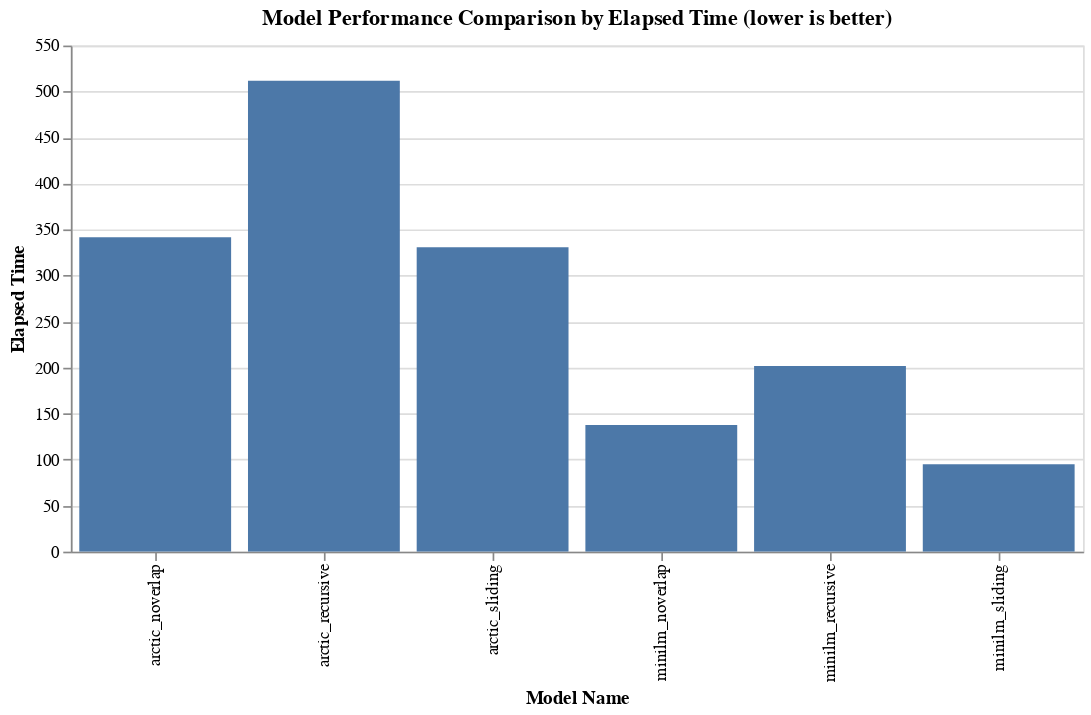

The notebook cell this image was saved under:
### Code cell
# Create the bar plot
plot = benchmark_data.plot.bar(
    x="model_name", 
    y="elapsed_time"
)

# Configure the plot with title and axis labels
plot = plot.properties(
    title="Model Performance Comparison by Elapsed Time (lower is better)",
    width=600
).encode(
    x=alt.X('model_name:N', title='Model Name'),  # Setting x-axis label
    y=alt.Y('elapsed_time:Q', title='Elapsed Time')  # Setting y-axis label
)

# Show the plot
plot.show()

### Figure 1 — Vega-Lite specification as saved in the notebook (floating-point values rounded to 4 significant figures)
{"config": {"view": {"continuousWidth": 300, "continuousHeight": 300}}, "data": {"name": "data-021585120445f9a8a0db3ab35442956b"}, "mark": {"type": "bar", "tooltip": true}, "encoding": {"x": {"field": "model_name", "title": "Model Name", "type": "nominal"}, "y": {"field": "elapsed_time", "title": "Elapsed Time", "type": "quantitative"}}, "params": [{"name": "param_13", "select": {"type": "interval", "encodings": ["x", "y"]}, "bind": "scales"}], "title": "Model Performance Comparison by Elapsed Time (lower is better)", "width": 600, "$schema": "https://vega.github.io/schema/vega-lite/v5.20.1.json", "datasets": {"data-021585120445f9a8a0db3ab35442956b": [{"model_name": "minilm_noverlap", "elapsed_time": 137.5, "number_of_records": 36849, "mean_context_relevance": 0.9048}, {"model_name": "minilm_recursive", "elapsed_time": 201.8, "number_of_records": 50475, "mean_context_relevance": 1.0}, {"model_name": "minilm_sliding", "elapsed_time": 95.1, "number_of_records": 25009, "mean_context_relevance": 1.0}, {"model_name": "arctic_noverlap", "elapsed_time": 341.7, "number_of_records": 36849, "mean_context_relevance": 0.1905}, {"model_name": "arctic_recursive", "elapsed_time": 511.7, "number_of_records": 50475, "mean_context_relevance": 0.1905}, {"model_name": "arctic_sliding", "elapsed_time": 330.8, "number_of_records": 25009, "mean_context_relevance": 0.1429}]}}
